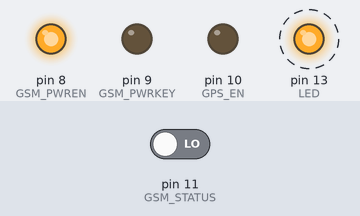
This sketch was run on a simulated Arduino Mega 2560, built with avr-gcc and run on an emulated ATmega2560. Parts: output pins drawn as LEDs (lit = HIGH). Dashed ring = blinking. Inputs (shaded band) come from the test bench; at power-on: pin 11 (GSM_STATUS) LOW. The modem accepts every AT command (registered, SIM ready, sends succeed) and sends nothing else; what the sketch prints to the serial monitor is not drawn.

Above: at 19.11 s.
Timing chart, 0 to 22.0 s (numbered marks = the images above):
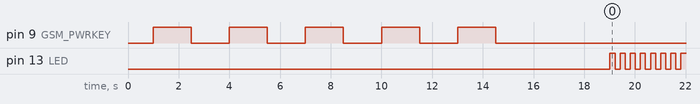

The sketch:

simcom-tester.ino
```cpp
/**
 * Rhomb.io Simcom Tester
 *
 * Sketch básico para testear módulos esclavos SIM868.
 * El sketch únicamente comprobará que se puede extraer el IMEI del Simcom
 * y el ICCID de la tarjeta SIM. No se harán pruebas GSM o GPS.
 *
 * Procedimiento:
 * - Utiliza una placa Deimos o cualquier otra con Socket2. Inyecta el módulo
 *   SIMCOM en el Socket 2.
 * - Duino Mega en el master (o cualquier otro duino con más de un UART)
 * - Upload de código desde IDE Arduino
 * - Abre terminal, el output irá indicando el estado del test
 *
 * Al final del test el LED quedará encendido, fijo, si el simcom es OK.
 * Parpadeará en intervalos de 100milis si Hay FALLO.
 * Esto permite validar modulos sin necesidad de consola serial.
 *
 * Version 0.0.1
 * Author Jordi Enguídanos
 * @repository https://github.com/Rhomb-io/SimcomTester
 */

int const GSM_PWREN = 8;
int const GSM_PWRKEY = 9;
int const GPS_EN = 10;
int const GSM_STATUS = 11;
int const LED = 13;

char buffer[150];

int testsOk = 0;

void debug (String message) {
  Serial.println(message);
}

void debug (char * message) {
  Serial.println(message);
}

void simcomPowerKey (void) {
  debug(F(""));
  debug(F("--------------------------------"));
  debug(F("Iniciando TEST 1/3 (MODEM POWERON)"));

  for (char i=0;i<5;i++) {
    Serial.print("...");
    if (digitalRead(GSM_STATUS) == HIGH) {
      debug(F("HIGH"));
      break;
    } else {
      debug(F("LOW"));
      digitalWrite(GSM_PWRKEY, HIGH);
      delay(1500);                       // pulse for Power_ON
      digitalWrite(GSM_PWRKEY, LOW);
    }
    delay (1500);
  }

  if (digitalRead(GSM_STATUS) == HIGH) {
    debug(F("TEST 1/3 OK"));
    testsOk++;
  } else {
    debug(F("TEST 1/3 FAIL"));
  }
}

/**
 * Envía un comando al Serial1 y espera el tiempo indicado en `time`.
 * Almacena el resultado en la variable global `buffer`
 * @param  [String] command
 * @param  [int]    time
 * @return void
 */
void sendAt (String command, int time) {
  int counter = 0;
  strcpy(buffer, "");

  Serial1.println(command); // AT+CGSN
  delay(time);

  while (Serial1.available()) {
    buffer[counter] = Serial1.read();
    counter++;
  }
}

/**
 * Levanta los pines del simcom
 * Levanta comunicación serial
 * Enciende el simcom
 * Ejecuta test 2 y 3: getIMEI() y getICCID()
 */
void setup()
{
  // Inicializar los pins del SIMCOM
  pinMode(GPS_EN, OUTPUT);
  pinMode(GSM_PWREN, OUTPUT);
  pinMode(GSM_PWRKEY, OUTPUT);
  pinMode(GSM_STATUS, INPUT);
  pinMode(LED, OUTPUT);
  digitalWrite(GSM_PWREN, HIGH);
  digitalWrite(GSM_PWRKEY, LOW);
  digitalWrite(GPS_EN, LOW);

  // i(nit serial. en "utils.c" se define "debug"F como alias de Serial.print)nl
  Serial.begin(115200);
  Serial1.begin(115200);
  delay(1000);

  // TEST 1 - habiltiar simcom
  simcomPowerKey();

  // TEST 2 - get imei
  getIMEI();

  // TEST 3 - get iccid
  getICCID();

  if (testsOk == 3) {
    digitalWrite(LED, true);
    debug(F(""));
    debug(F("-------------------------------------------------"));
    debug(F("         ÉXITO - TODOS LOS TEST PASADOS"));
    debug(F("-------------------------------------------------"));
  } else {
    debug(F(""));
    debug(F("-------------------------------------------------"));
    debug(F("           ERROR - ALGO HA IDO MAL..."));
    debug(F("-------------------------------------------------"));
  }
}

void loop (void)
{
  if (testsOk != 3) {
    digitalWrite(LED, !digitalRead(LED));
    delay(200);
  }
}

void getIMEI (void)
{
  debug(F(""));
  debug(F("--------------------------------"));
  debug(F("Iniciando TEST 2/3 (CHECK IMEI)"));

  sendAt("AT+CGSN", 1500);

  // extraer imei
  char * imei;
  imei = strtok(buffer, "\n");
  imei = strtok(NULL, "\n");
  strncpy(imei, imei, 15);

  Serial.print("IMEI:");
  debug(imei);

  if (strlen(imei) == 16) {
    debug(F("TEST 2/3 OK"));
    testsOk++;
  } else {
    debug(F("TEST 2/3 FAIL"));
  }
}


void getICCID (void)
{
  debug(F(""));
  debug(F("--------------------------------"));
  debug(F("Iniciando TEST 3/3 (CHECK ICCID)"));

  sendAt("AT+ICCID", 1500);

  // extraer iccid
  char * iccid;
  iccid = strtok(buffer, "\n");
  iccid = strtok(NULL, " ");
  iccid = strtok(NULL, "\n");

  Serial.print("ICCID:");
  Serial.println(iccid);
  Serial.println(strlen(iccid));

  if (strlen(iccid) == 21) {
    debug(F("TEST 3/3 OK"));
    testsOk++;
  } else {
    debug(F("TEST 3/3 FAIL"));
  }
}
```

Measured:
- by itself, pin 13 (LED): alternates HIGH for 0.20 s and LOW for 0.20 s
